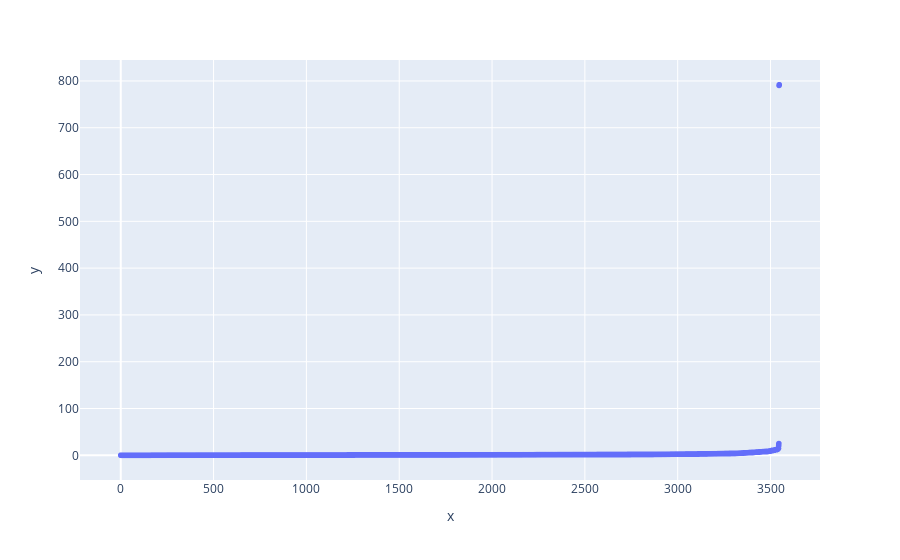

Write notebook code for a chart like this one.
### Code cell
import plotly
import plotly.graph_objs as go
import plotly.express as px

px.scatter(x=data_distance.index, 
           y=data_distance.sort_values('min_distance')['min_distance']).show()

### Figure 1 — Plotly figure (JSON) as saved in the notebook; plotly's stock layout.template omitted (floating-point values rounded to 4 significant figures; data arrays with more than 128 entries replaced by an {"elided": "..."} marker saying what was removed)
{"data": [{"hovertemplate": "x=%{x}<br>y=%{y}<extra></extra>", "legendgroup": "", "marker": {"color": "#636efa", "symbol": "circle"}, "mode": "markers", "name": "", "showlegend": false, "type": "scattergl", "x": {"elided": "3548 int values"}, "xaxis": "x", "y": {"elided": "3548 float values"}, "yaxis": "y"}], "layout": {"legend": {"tracegroupgap": 0}, "margin": {"t": 60}, "xaxis": {"anchor": "y", "domain": [0, 1], "title": {"text": "x"}}, "yaxis": {"anchor": "x", "domain": [0, 1], "title": {"text": "y"}}}}
